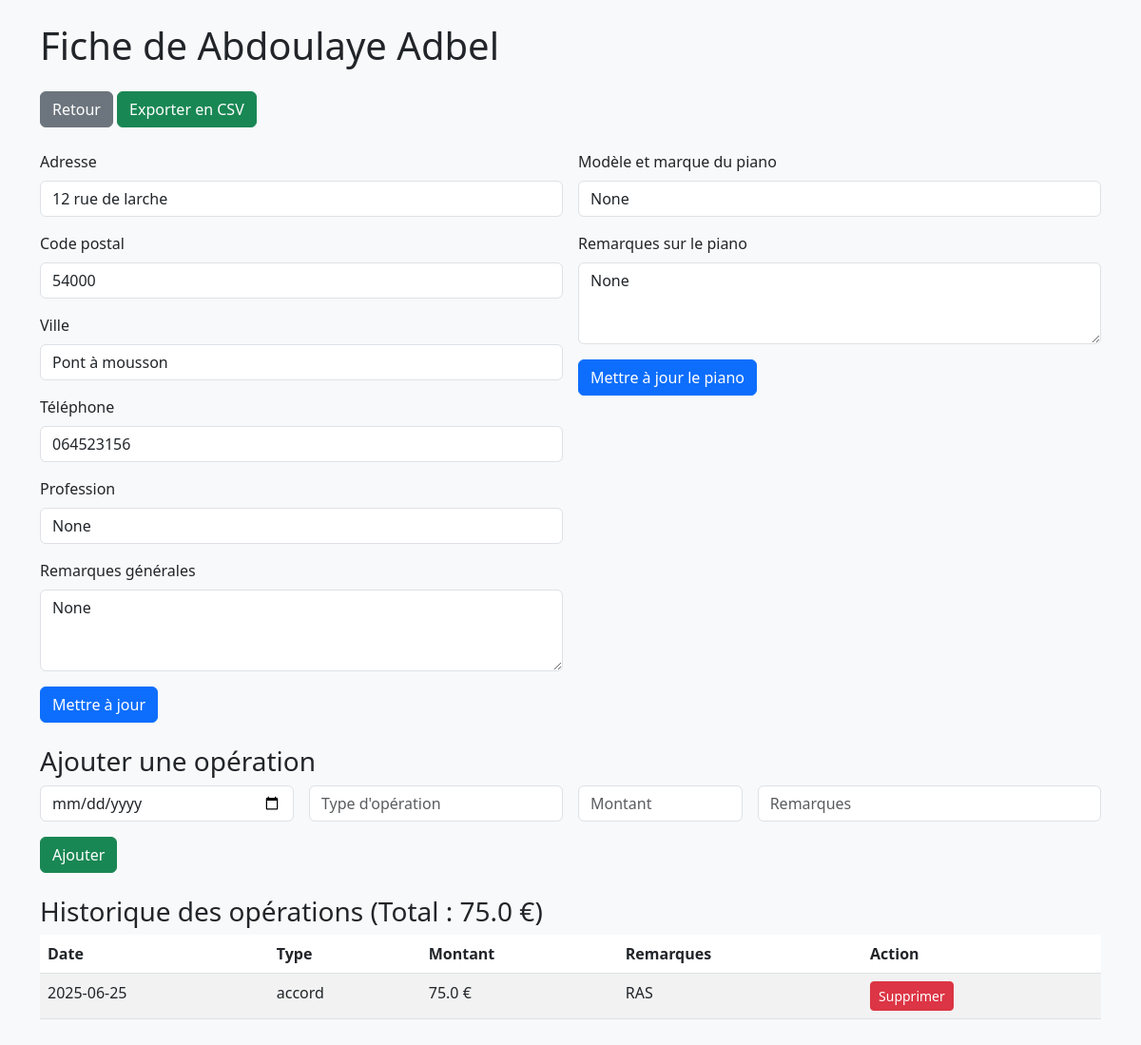
Page /client/2 on the committed database.
### tables this page shows
CREATE TABLE clients (
    id INTEGER PRIMARY KEY AUTOINCREMENT,
    nom TEXT NOT NULL,
    prenom TEXT,
    adresse TEXT,
    code_postal TEXT,
    ville TEXT,
    telephone TEXT,
    profession TEXT,
    remarque TEXT,
    modele TEXT,
    remarques_piano TEXT,
    archive INTEGER DEFAULT 0
);

CREATE TABLE operations (
    id INTEGER PRIMARY KEY AUTOINCREMENT,
    client_id INTEGER,
    type TEXT,
    montant REAL,
    date_operation TEXT,
    remarque TEXT,
    FOREIGN KEY(client_id) REFERENCES clients(id)
);

### app.py (the view)
@app.route('/client/<int:id>')
def client_detail(id):
    conn = get_db_connection()
    client = conn.execute("SELECT * FROM clients WHERE id = ?", (id,)).fetchone()
    operations = conn.execute("SELECT * FROM operations WHERE client_id = ? ORDER BY date_operation DESC", (id,)).fetchall()
    ca_total = conn.execute("SELECT IFNULL(SUM(montant), 0) FROM operations WHERE client_id = ?", (id,)).fetchone()[0]
    conn.close()
    return render_template('client.html', client=client, operations=operations, ca_total=ca_total)

### app.py (called while the page is built)
def get_db_connection():
    conn = sqlite3.connect('crm.db')
    conn.row_factory = sqlite3.Row
    return conn

### templates/client.html (shortened to what this page needs)
<!DOCTYPE html>
<html lang="fr">
<head>
  <link href="https://cdn.jsdelivr.net/npm/bootstrap@5.3.0/dist/css/bootstrap.min.css" rel="stylesheet">
</head>
<body class="bg-light p-4">
  <div class="container">
    <h1 class="mb-4">Fiche de {{ client['prenom'] }} {{ client['nom'] }}</h1>
    <div class="mb-4">
      <a href="/" class="btn btn-secondary">Retour</a>
      <a href="/export-client/{{ client['id'] }}" class="btn btn-success">Exporter en CSV</a>
    </div>
    <div class="row g-3 mb-4">
      <div class="col-md-6">
        <form method="POST" action="/client/{{ client['id'] }}/update">
          <div class="mb-3">
            <label class="form-label">Adresse</label>
            <input class="form-control" name="adresse" value="{{ client['adresse'] }}">
          </div>
          <div class="mb-3">
            <label class="form-label">Code postal</label>
            <input class="form-control" name="code_postal" value="{{ client['code_postal'] }}">
          </div>
          <div class="mb-3">
            <label class="form-label">Ville</label>
            <input class="form-control" name="ville" value="{{ client['ville'] }}">
          </div>
          <div class="mb-3">
            <label class="form-label">Téléphone</label>
            <input class="form-control" name="telephone" value="{{ client['telephone'] }}">
          </div>
          <div class="mb-3">
            <label class="form-label">Profession</label>
            <input class="form-control" name="profession" value="{{ client['profession'] }}">
          </div>
          <div class="mb-3">
            <label class="form-label">Remarques générales</label>
            <textarea class="form-control" name="remarque" rows="3">{{ client['remarque'] }}</textarea>
          </div>
          <button class="btn btn-primary">Mettre à jour</button>
        </form>
      </div>
      <div class="col-md-6">
        <form method="POST" action="/client/{{ client['id'] }}/update-piano">
          <div class="mb-3">
            <label class="form-label">Modèle et marque du piano</label>
            <input class="form-control" name="modele" value="{{ client['modele'] }}">
          </div>
          <div class="mb-3">
            <label class="form-label">Remarques sur le piano</label>
            <textarea class="form-control" name="remarques_piano" rows="3">{{ client['remarques_piano'] }}</textarea>
          </div>
          <button class="btn btn-primary">Mettre à jour le piano</button>
        </form>
      </div>
    </div>
    <div class="mb-4">
      <h3>Ajouter une opération</h3>
      <form method="POST" action="/client/{{ client['id'] }}/add-operation">
        <div class="row g-3">
          <div class="col-md-3">
            <input class="form-control" name="date_operation" type="date" required>
          </div>
          <div class="col-md-3">
            <input class="form-control" name="type" placeholder="Type d'opération" required>
          </div>
          <div class="col-md-2">
            <input class="form-control" name="montant" placeholder="Montant" type="number" step="0.01" required>
          </div>
          <div class="col-md-4">
            <input class="form-control" name="remarque" placeholder="Remarques">
          </div>
        </div>
        <button class="btn btn-success mt-3">Ajouter</button>
      </form>
    </div>
    <div>
      <h3>Historique des opérations (Total : {{ ca_total }} €)</h3>
      <table class="table table-striped">
        <thead>
          <tr>
            <th>Date</th>
            <th>Type</th>
            <th>Montant</th>
            <th>Remarques</th>
            <th>Action</th>
          </tr>
        </thead>
        <tbody>
          {% for op in operations %}
          <tr>
            <td>{{ op['date_operation'] }}</td>
            <td>{{ op['type'] }}</td>
            <td>{{ op['montant'] }} €</td>
            <td>{{ op['remarque'] }}</td>
            <td>
              <form method="POST" action="/client/{{ client['id'] }}/delete-operation/{{ op['id'] }}" style="display:inline">
                <button class="btn btn-sm btn-danger">Supprimer</button>
              </form>
            </td>
          </tr>
          {% endfor %}
        </tbody>
      </table>
    </div>
  </div>
</body>
</html>

### rows in the picture
clients: prenom "Abdoulaye", nom "Adbel", adresse "12 rue de larche", code_postal "54000", ville "Pont à mousson", telephone "064523156"
operations: date_operation "2025-06-25", type "accord", montant "75.0", remarque "RAS"

### other values in the picture
{{ ca_total }} "75.0"
